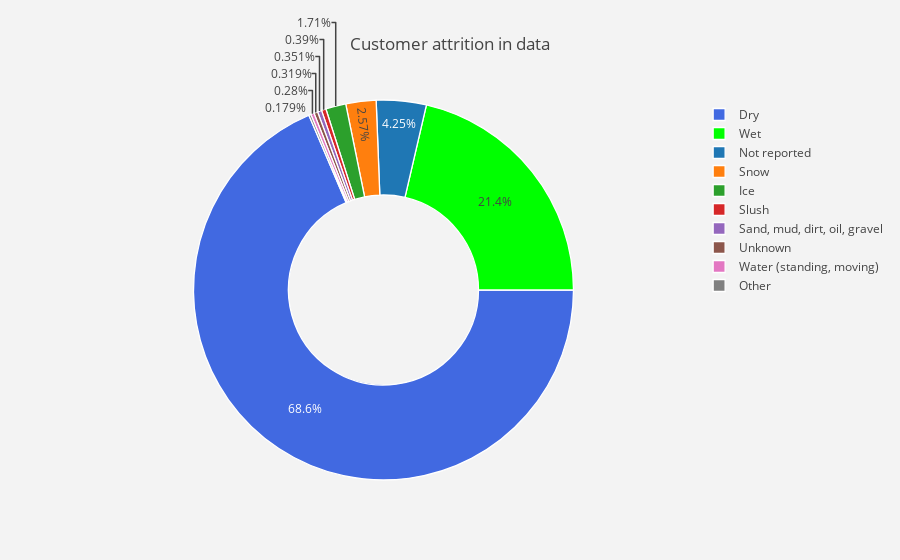

The cell this chart's notebook holds for it:
### Code cell
#labels
lab = rv["Road Surface"].value_counts().keys().tolist()
#values
val = rv["Road Surface"].value_counts().values.tolist()

trace = go.Pie(labels = lab ,
               values = val ,
               marker = dict(colors =  [ 'royalblue' ,'lime'],
                             line = dict(color = "white",
                                         width =  1.3)
                            ),
               rotation = 90,
               hoverinfo = "label+value+text",
               hole = .5
              )
layout = go.Layout(dict(title = "Customer attrition in data",
                        plot_bgcolor  = "rgb(243,243,243)",
                        paper_bgcolor = "rgb(243,243,243)",
                       )
                  )

data = [trace]
fig = go.Figure(data = data,layout = layout)
py.iplot(fig)

### Figure 1 — Plotly figure (JSON) as saved in the notebook; plotly's stock layout.template omitted (floating-point values rounded to 4 significant figures)
{"data": [{"hole": 0.5, "hoverinfo": "label+value+text", "labels": ["Dry", "Wet", "Not reported", "Snow", "Ice", "Slush", "Sand, mud, dirt, oil, gravel", "Unknown", "Water (standing, moving)", "Other"], "marker": {"colors": ["royalblue", "lime"], "line": {"color": "white", "width": 1.3}}, "rotation": 90, "type": "pie", "uid": "5acbf96c-86e0-47d9-98a3-4bc6a04fc699", "values": [8802, 2743, 545, 330, 220, 50, 45, 41, 36, 23]}], "layout": {"paper_bgcolor": "rgb(243,243,243)", "plot_bgcolor": "rgb(243,243,243)", "title": {"text": "Customer attrition in data"}}}
